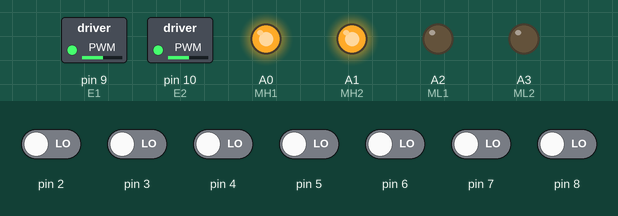
The sketch below on a simulated Arduino Uno, built with avr-gcc and run on an emulated ATmega328P. On the bench: switched loads named in the sketch (green lamp = pin HIGH), output pins drawn as LEDs (lit = HIGH). Inputs (shaded band) come from the test bench; at power-on: pin 2–8 LOW.

Above: at 0.1 s.
Timing chart, 0 to 1.6 s (numbered marks = the images above):
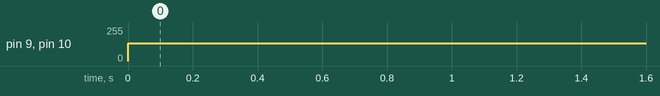

The sketch:

sketch_sep02a.ino
```cpp
//Erros for PID
int prevError = 0;
int currError;

//P I D
float P = 0;
float I = 0;
float D = 0;

//PID stuff again
int currPos;
float correction;

//PID constants
const float Kp = 0;
const float Kd = 0;
const float Ki = 0;

//The normal speed is 255, we are taking normalSpeed instant
const int normalSpeed = 133;

//speeds for 2 motors
int speed1;
int speed2;

// connected to motor driver
int MH1 = A0;
int MH2 = A1;
int ML1 = A2;
int ML2 = A3;
int E1 = 9;
int E2 = 10;

//we get values from 7 IR sensor pairs into values
int values[6];
int count;

//target for PID
const int targetPos = 4;


//Setup for arduino
void setup()
{       //setup input IR sensor pairs.
        for(int i=2;i<9;i++)
                {
                        pinMode(i, INPUT);
                }
        //setup motor driver pins
        pinMode(E1, OUTPUT);
        pinMode(E2, OUTPUT);
        pinMode(MH1, OUTPUT);
        pinMode(MH2, OUTPUT);
        pinMode(ML1, OUTPUT);
        pinMode(ML2, OUTPUT);
        //keep one end of each motor HIGH, and other low. (through motor driver)
        digitalWrite(ML1, LOW);
        digitalWrite(ML1, LOW);
        digitalWrite(MH1, HIGH);
        digitalWrite(MH2, HIGH);
}

void loop()
{
        currPos = getCurrentPos();
        correction = calcPID(currPos);
        speed1 = normalSpeed - correction;
        speed2 = normalSpeed + correction;
        analogWrite(E1, speed1);
        analogWrite(E2, speed2);
}

int getCurrentPos()
{
        for(int i=2;i<9;i++)
                {
                        values[i-2] = digitalRead(i);
                        if(values[i-2] == HIGH)
                            count++;
                }
        int j;
        j = returnInput(values, count);
        return j;
}//getting the current position as an integer

int calcPID(int c)
{
        currError = targetPos - c;
        P = currError*Kp;
        I = I + currError;
        I = I*Ki;
        D = currError - prevError;
        D = D*Kd;
        int corr = P+I+D;
        return (int)corr;
}//returns the correction in speed as an integer

int returnInput(int a[], int count)
{
    if(count == 0)
        return 4;
    else if(count >= 5)
        return 4;
    else{
        for(int i=0; i<4; i++)
            if(a[i] == HIGH)
                return i;

        for(int i=8; i>4; i--)
            if(a[i] == HIGH)
                return i;

    }
    return 4;
}
```

Measured:
- by itself, pin 9 (E1), pin 10 (E2): 0/255 → 133/255 at 0.00 s
